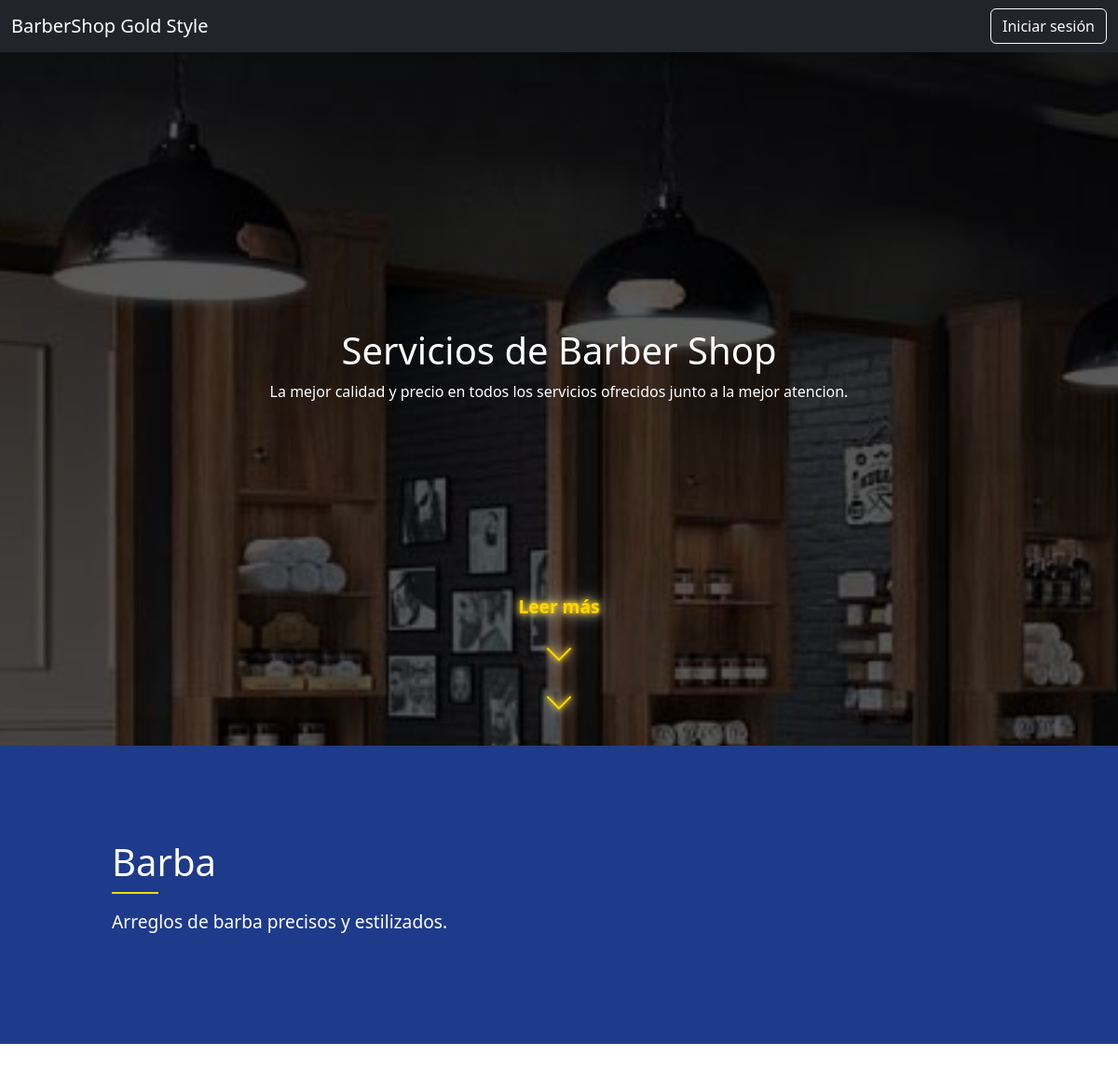
Page /php/servicios/barba_publico.php on the committed database.
### tables this page shows
CREATE TABLE `portada` (
  `id` int(11) NOT NULL,
  `titulo` varchar(255) NOT NULL,
  `descripcion` varchar(255) NOT NULL,
  `imagen` varchar(255) NOT NULL
);

CREATE TABLE `intro_servicios` (
  `id` int(11) NOT NULL,
  `servicio` varchar(50) NOT NULL,
  `titulo` varchar(255) NOT NULL,
  `descripcion` varchar(255) NOT NULL
);

### php/servicios/barba_publico.php (the view, shortened to what this page needs)
<?php
require_once '../conexion.php';
$servicio = 'barba';
try {
    $stmtIntro = $pdo->prepare("SELECT * FROM intro_servicios WHERE servicio = :servicio LIMIT 1");
    $stmtIntro->execute([':servicio' => $servicio]);
    $intro = $stmtIntro->fetch();
    $stmtPortada = $pdo->query("SELECT * FROM portada ORDER BY id ASC LIMIT 1 OFFSET 1");
    $portada = $stmtPortada->fetch();
} catch(PDOException $e) {
    echo "Error: " . htmlspecialchars($e->getMessage());
    exit;
}
?>
<!DOCTYPE html>
<html lang="es">
<head>
    <link href="https://cdn.jsdelivr.net/npm/bootstrap@5.3.3/dist/css/bootstrap.min.css" rel="stylesheet">
    <link href="https://cdn.jsdelivr.net/npm/bootstrap-icons@1.11.3/font/bootstrap-icons.css" rel="stylesheet">
    <link rel="stylesheet" href="/css/servicio.css">
</head>
<body>
    <nav class="navbar navbar-dark bg-dark fixed-top">
        <div class="container-fluid">
            <a class="navbar-brand" href="#">BarberShop Gold Style</a>
            <div class="boton-nav">
                <a href="/html/registro.html?mode=login" class="btn btn-outline-light">Iniciar sesión</a>
            </div>
        </div>
    </nav>
    <div class="cover" style="background-image: url('/php/uploads/<?php echo isset($portada['imagen']) ? htmlspecialchars($portada['imagen']) : 'https://via.placeholder.com/1920x1080'; ?>');">
        <div class="cover-overlay"></div>
        <div class="cover-content">
            <h1><?php echo isset($portada['titulo']) ? htmlspecialchars($portada['titulo']) : '¡Bienvenido a mi sitio!'; ?></h1>
            <p><?php echo isset($portada['descripcion']) ? htmlspecialchars($portada['descripcion']) : 'Descripción de la portada'; ?></p>
        </div>
        <div class="read-more">
            <span>Leer más</span>
            <div class="arrows">
                <i class="bi bi-chevron-down"></i>
                <i class="bi bi-chevron-down"></i>
            </div>
        </div>
    </div>
    <div class="intro-container">
        <div class="intro-text">
            <h2><?php echo htmlspecialchars($intro['titulo']); ?></h2>
            <p><?php echo htmlspecialchars($intro['descripcion']); ?></p>
        </div>
    </div>
</body>
</html>

### css/servicio.css (style rules this page uses)
:root { font-size: 16px; }
.cover { height: 100vh; width: 100vw; background-size: cover; background-position: center; background-attachment: fixed; display: flex; flex-direction: column; align-items: center; justify-content: center; color: white; text-align: center; position: relative; }
.cover-content { z-index: 1; opacity: 0; transform: translateY(3rem); animation: fadeInUp 1s ease-out forwards; position: relative; }
.cover-overlay { position: absolute; top: 0; left: 0; width: 100%; height: 100%; background: rgba(0, 0, 0, 0.65); z-index: 0; }
.read-more { position: absolute; bottom: 1.25rem; width: 100%; text-align: center; z-index: 1; color: #FFD700; font-size: 1.2rem; font-weight: bold; text-shadow: 0 0 0.3125rem #FFD700, 0 0 0.625rem #FFE066, 0 0 1.25rem #FFFFFF; opacity: 0; transform: translateY(3rem); animation: fadeInUp 1s ease-out 0.3s forwards; }
.arrows { display: flex; flex-direction: column; align-items: center; margin-top: 0.625rem; }
.arrows i { font-size: 2rem; color: #FFD700; text-shadow: 0 0 0.3125rem #FFD700, 0 0 0.625rem #FFE066, 0 0 1.25rem #FFFFFF; margin: 0.125rem 0; animation: flowDown 1.5s ease-in-out infinite; }
.arrows i:nth-child(2) { animation-delay: 0.3s; }
.intro-container { height: 40vh; background-color: #1E3A8A; color: white; display: flex; align-items: center; padding: 0 10%; position: relative; }
.intro-text { max-width: 50%; text-align: left; }
.intro-text h2 { font-size: 2.5rem; margin-bottom: 1rem; position: relative; }
.intro-text h2::after { content: ''; display: block; width: 50px; height: 2px; background-color: #FFD700; margin-top: 0.5rem; }
.intro-text p { font-size: 1.2rem; }

### rows in the picture
portada: imagen (picture), titulo "Servicios de Barber Shop", descripcion "La mejor calidad y precio en todos los servicios ofrecidos junto a la mejor atencion."
intro_servicios: titulo "Barba", descripcion "Arreglos de barba precisos y estilizados."
